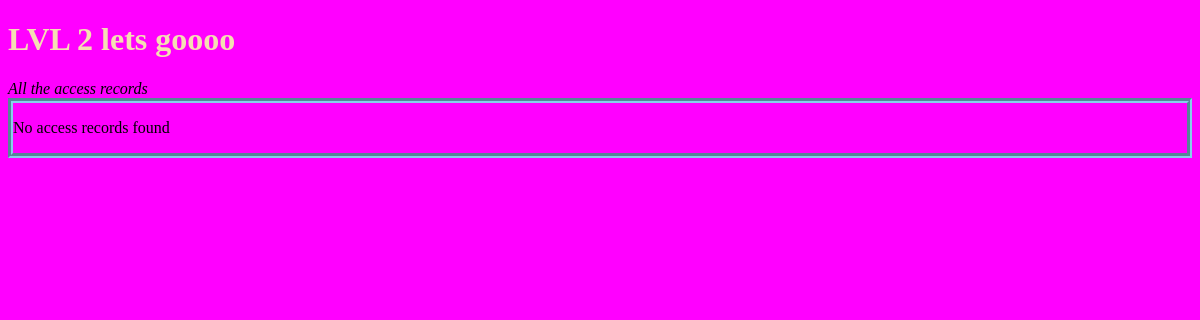
Page /datab/ on the earlier database version.
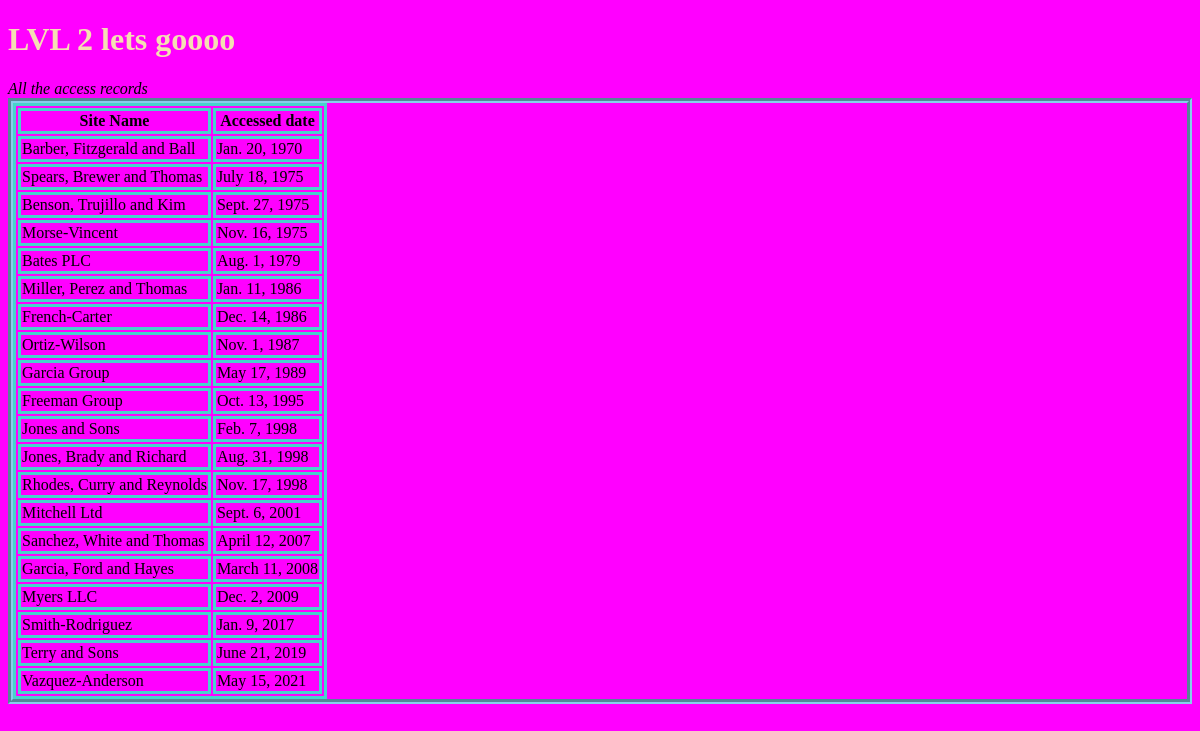
Same page on the later database version.
### first_app/models.py (models this page shows, shortened)
class AccessRecord(models.Model):
    name = models.ForeignKey(Webpage, on_delete = models.CASCADE)
    date = models.DateField()

class Webpage(models.Model):
    topics = models.ForeignKey(Topic, on_delete = models.CASCADE)
    name = models.CharField(max_length = 264, unique = True)
    url = models.URLField(unique = True)
    def __str__(self):
        return self.name

### first_app/views.py (the view)
# urls.py: url('^datab/', views.dbdb, name = 'dbdb'),
def dbdb(request):
    webpage_list = AccessRecord.objects.order_by('date')
    date_dict = {'access_records': webpage_list}
    return render(request, 'first_app/datafromdb.html', context = date_dict)

### templates/first_app/datafromdb.html (shortened to what this page needs)
<!DOCTYPE html>
{% load static %}
<html lang="en">
<head>
    <link rel="stylesheet" href="{% static "css/mystyle.css" %}"/>
</head>
<body>
    <h1>LVL 2 lets goooo</h1>
    <em>All the access records</em>
    <div class="lvl2">
        {% if access_records %}
            <table>
                <thead>
                    <th>Site Name</th>
                    <th>Accessed date</th>
                </thead>
                <tbody>
                    {% for acc in access_records %}
                        <tr>
                            <td>{{acc.name}}</td>
                            <td>{{acc.date}}</td>
                        </tr>
                    {% endfor %}
                </tbody>
            </table>
        {% else %}
            <p>No access records found</p>
        {% endif %}
    </div>
</body>
</html>

### static/css/mystyle.css (style rules this page uses)
body { background-color: fuchsia; }
h1 { color: wheat; }
.lvl2 { border: 5px groove skyblue; }
table, td, th { border: 3px solid mediumturquoise ; }

Differences in the rows shown:
added AccessRecord: name "Barber, Fitzgerald and Ball", date "Jan. 20, 1970"
added AccessRecord: name "Spears, Brewer and Thomas", date "July 18, 1975"
added AccessRecord: name "Benson, Trujillo and Kim", date "Sept. 27, 1975"
added AccessRecord: name "Morse-Vincent", date "Nov. 16, 1975"
added AccessRecord: name "Bates PLC", date "Aug. 1, 1979"
added AccessRecord: name "Miller, Perez and Thomas", date "Jan. 11, 1986"
added AccessRecord: name "French-Carter", date "Dec. 14, 1986"
added AccessRecord: name "Ortiz-Wilson", date "Nov. 1, 1987"
added AccessRecord: name "Garcia Group", date "May 17, 1989"
added AccessRecord: name "Freeman Group", date "Oct. 13, 1995"
added AccessRecord: name "Jones and Sons", date "Feb. 7, 1998"
added AccessRecord: name "Jones, Brady and Richard", date "Aug. 31, 1998"
added AccessRecord: name "Rhodes, Curry and Reynolds", date "Nov. 17, 1998"
added AccessRecord: name "Mitchell Ltd", date "Sept. 6, 2001"
added AccessRecord: name "Sanchez, White and Thomas", date "April 12, 2007"
added AccessRecord: name "Garcia, Ford and Hayes", date "March 11, 2008"
added AccessRecord: name "Myers LLC", date "Dec. 2, 2009"
added AccessRecord: name "Smith-Rodriguez", date "Jan. 9, 2017"
added AccessRecord: name "Terry and Sons", date "June 21, 2019"
added AccessRecord: name "Vazquez-Anderson", date "May 15, 2021"
Other differences:
text no longer shown: "No access records found"
text now shown: "Site Name Accessed date"
